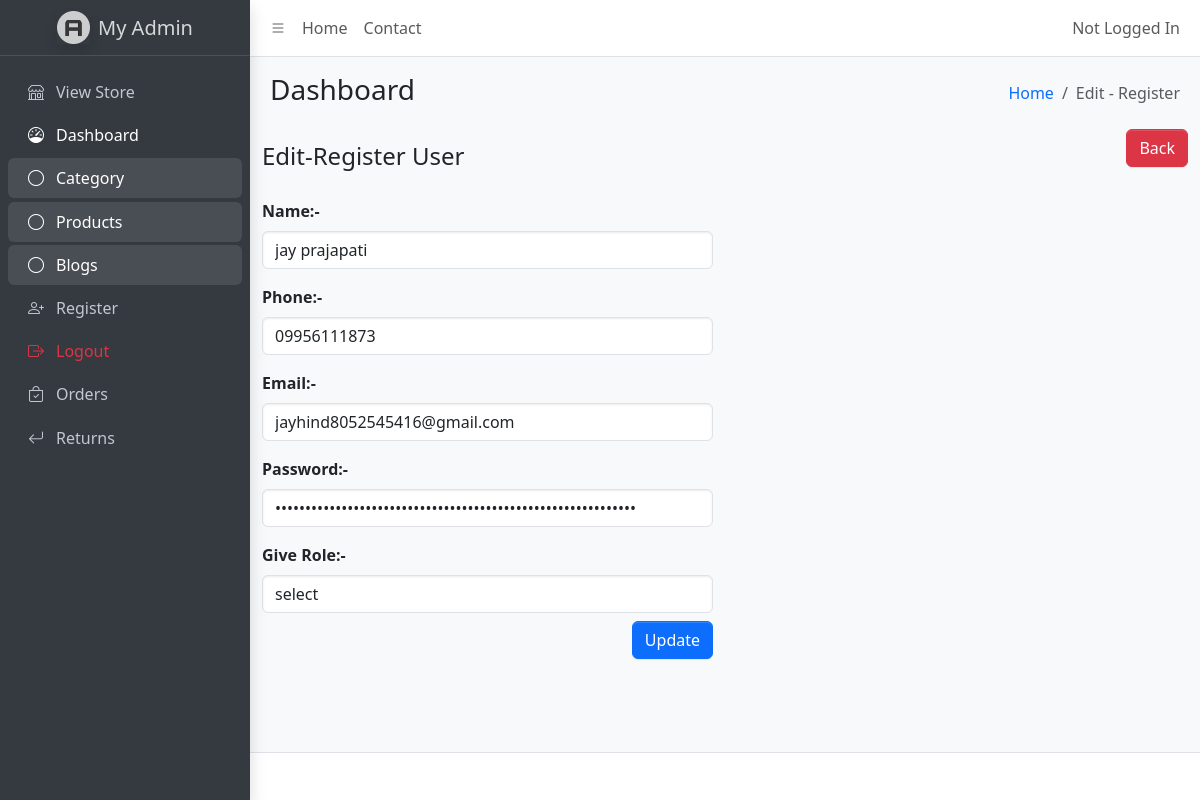
The page /admin/register-page2-edit.php?user_id=8 on the database its author committed.
### tables this page shows
CREATE TABLE `users` (
  `id` int(10) UNSIGNED NOT NULL,
  `name` varchar(150) NOT NULL,
  `phone` varchar(30) NOT NULL,
  `email` varchar(190) NOT NULL,
  `password` varchar(255) NOT NULL,
  `role_as` tinyint(3) UNSIGNED NOT NULL DEFAULT 0,
  `status` tinyint(1) NOT NULL DEFAULT 1,
  `created_at` timestamp NOT NULL DEFAULT current_timestamp(),
  `updated_at` timestamp NOT NULL DEFAULT current_timestamp() ON UPDATE current_timestamp()
);

### admin/register-page2-edit.php (the view, shortened to what this page needs)
<!DOCTYPE html>
<html lang="en">
<head>
    <?php include 'assets.php'; ?>
</head>
<body class="layout-fixed sidebar-expand-lg sidebar-open bg-body-tertiary">
    <div class="app-wrapper">
        <?php
        include 'header.php';
        include 'aside.php';
        include('config/dbcon.php')
        ?>
        <main class="app-main">
            <div class="app-content-header">
                <div class="container-fluid">
                    <div class="row">
                        <div class="col-sm-6">
                            <h3 class="mb-0">Dashboard</h3>
                        </div>
                        <div class="col-sm-6">
                            <ol class="breadcrumb float-sm-end">
                                <li class="breadcrumb-item"><a href="index.php">Home</a></li>
                                <li class="breadcrumb-item active" aria-current="page">Edit - Register</li>
                            </ol>
                        </div>
                    </div>
                </div>
            </div>
            <div class="container-fluid">
                <div class="row">
                    <div class="col-md-12">
                        <div class="d-flex justify-content-between align-items-center">
                            <h4 class="m-0">Edit-Register User</h4>
                            <a href="register-page2.php" class="btn btn-danger  mb-3">Back</a>
                        </div>
                        <div class="card-body">
                            <div class="row ">
                                <div class="col-md-6">
                                    <form action="code.php" method="POST">
                                        <div class="modal-body">
                                            <?php
                                            if (isset($_GET['user_id'])) {
                                                $user_id = $_GET['user_id'];
                                                $query = "SELECT * FROM users WHERE id='$user_id' LIMIT 2";
                                                $query_run = mysqli_query($conn, $query);
                                                if (mysqli_num_rows($query_run) > 0) {
                                                    foreach ($query_run as $row) {
                                            ?>
                                                        <div class="form-group my-2">
                                                            <label class="my-2 fw-bold">Name:-</label>
                                                            <input type="text" name="name" value="<?= $row['name'] ?>" class="form-control" required>
                                                        </div>
                                                        <div class="form-group my-2">
                                                            <label class="my-2 fw-bold">Phone:-</label>
                                                            <input type="number" name="phone" value="<?= $row['phone'] ?>" class="form-control" required>
                                                        </div>
                                                        <div class="form-group my-2">
                                                            <label class="my-2 fw-bold">Email:-</label>
                                                            <input type="email" name="email" value="<?= $row['email'] ?>" class="form-control" required>
                                                        </div>
                                                        <div class="form-group my-2">
                                                            <label class="my-2 fw-bold">Password:-</label>
                                                            <input type="password" name="password" value="<?= $row['password'] ?>" class="form-control" required>
                                                        </div>
                                                        <div class="form-group my-2">
                                                            <label class="my-2 fw-bold">Give Role:-</label>
                                                            <select name="role_as" class="form-control" required>
                                                                <option value="">select</option>
                                                            </select>
                                                        </div>
                                            <?php
                                                    }
                                                } else {
                                                    echo "<p>No Record Found..!</p>";
                                                }
                                            }
                                            ?>
                                        </div>
                                        <div class="modal-footer">
                                            <button type="submit" name="updateUser" class="btn btn-primary">Update</button>
                                        </div>
                                    </form>
                                </div>
                            </div>
                        </div>
                    </div>
                </div>
            </div>
        </main>
        <?php include 'footer.php'; ?>
    </div>
</body>
</html>

### rows shown on the page
users: name "jay prajapati", phone "09956111873", email "jayhind8052545416@gmail.com"

### other values the page prints
$userName "Not Logged In"
